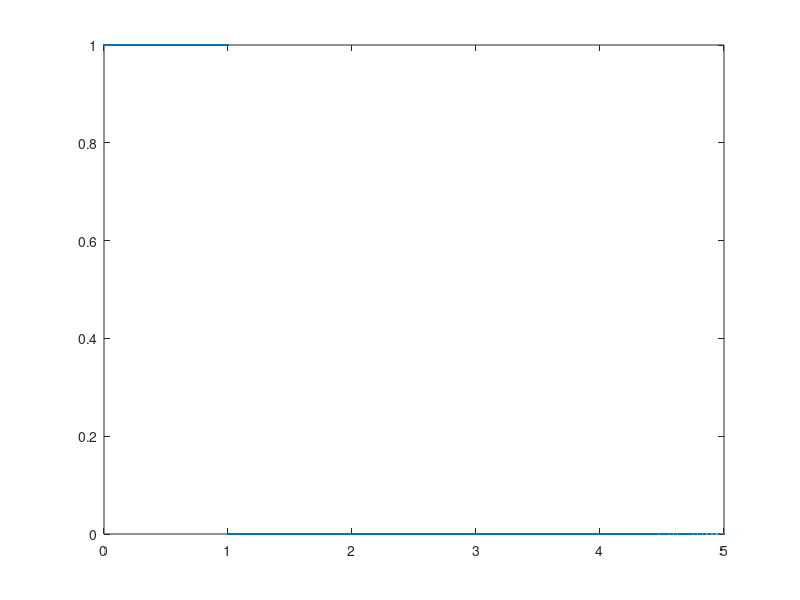

Recreate this plot in MATLAB.
function L06nonLinSep()

a = .5;
b = 1;
x = linspace(-1,1,101);
y = linspace(-1,1,101);
[yg xg] = meshgrid(y, x);

z = xg.^2/a^2 + yg.^2/b^2 < 1;
imagesc(x, y, z)

pts = [xg(:) yg(:)];

mapped = xg.^2/a^2 + yg.^2/b^2;
plot(mapped(:), z(:), '.')
